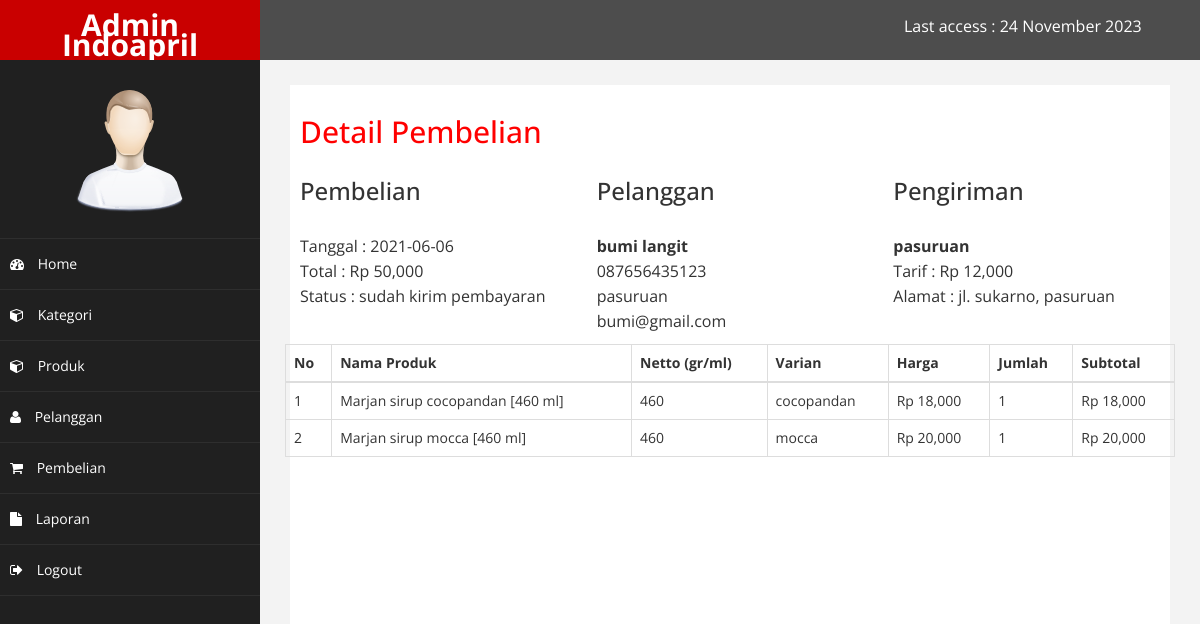
/admin/index.php?halaman=detail_pembelian&id=26 (signed in), run on the app's committed database.
### tables this page shows
CREATE TABLE IF NOT EXISTS `pembelian` (
  `id_pembelian` int(11) NOT NULL AUTO_INCREMENT,
  `id_pelanggan` int(11) DEFAULT NULL,
  `alamat` text,
  `tanggal_pembelian` date DEFAULT NULL,
  `total_pembelian` int(11) DEFAULT NULL,
  `id_ongkir` int(11) DEFAULT NULL,
  `id_pengiriman` int(11) DEFAULT NULL,
  `nama_kota` varchar(100) DEFAULT NULL,
  `tarif` int(11) DEFAULT NULL,
  `status_pembelian` varchar(100) DEFAULT 'pending',
  `resi_pengiriman` varchar(50) DEFAULT NULL,
  PRIMARY KEY (`id_pembelian`),
  KEY `id_pelanggan` (`id_pelanggan`),
  KEY `id_ongkir` (`id_ongkir`),
  KEY `id_pengiriman` (`id_pengiriman`),
  CONSTRAINT `FK1_pelanggan` FOREIGN KEY (`id_pelanggan`) REFERENCES `pelanggan` (`id_pelanggan`),
  CONSTRAINT `FK2_ongkir` FOREIGN KEY (`id_ongkir`) REFERENCES `ongkir` (`id_ongkir`),
  CONSTRAINT `FK4_pengiriman` FOREIGN KEY (`id_pengiriman`) REFERENCES `pengiriman` (`id_pengiriman`)
);

CREATE TABLE IF NOT EXISTS `pelanggan` (
  `id_pelanggan` int(11) NOT NULL AUTO_INCREMENT,
  `username` varchar(50) DEFAULT NULL,
  `password` varchar(50) DEFAULT NULL,
  `nama_lengkap` varchar(100) DEFAULT NULL,
  `email` varchar(50) DEFAULT NULL,
  `kontak` varchar(50) DEFAULT NULL,
  `alamat_pelanggan` text,
  PRIMARY KEY (`id_pelanggan`)
);

CREATE TABLE IF NOT EXISTS `pembelian_produk` (
  `id_pembelian_produk` int(11) NOT NULL AUTO_INCREMENT,
  `id_pembelian` int(11) DEFAULT NULL,
  `id_produk` int(11) DEFAULT NULL,
  `jumlah` int(11) DEFAULT NULL,
  `nama_produk` varchar(100) DEFAULT NULL,
  `harga_produk` int(11) DEFAULT NULL,
  `netto_produk` int(11) DEFAULT NULL,
  `varian` varchar(100) DEFAULT NULL,
  `expired` date DEFAULT NULL,
  `subberat` int(11) DEFAULT NULL,
  `subharga` int(11) DEFAULT NULL,
  PRIMARY KEY (`id_pembelian_produk`),
  KEY `id_pembelian` (`id_pembelian`),
  KEY `id_produk` (`id_produk`),
  CONSTRAINT `FK1_pembelian` FOREIGN KEY (`id_pembelian`) REFERENCES `pembelian` (`id_pembelian`),
  CONSTRAINT `FK2_produk` FOREIGN KEY (`id_produk`) REFERENCES `produk` (`id_produk`)
);

CREATE TABLE IF NOT EXISTS `produk` (
  `id_produk` int(11) NOT NULL AUTO_INCREMENT,
  `nama_produk` varchar(100) DEFAULT NULL,
  `harga_produk` int(11) DEFAULT NULL,
  `netto_produk` int(11) DEFAULT NULL,
  `varian` varchar(50) DEFAULT NULL,
  `expired` date DEFAULT NULL,
  `stok` int(11) DEFAULT NULL,
  `foto_produk` varchar(50) DEFAULT NULL,
  `deskripsi_produk` text,
  `id_kategori` int(11) DEFAULT NULL,
  PRIMARY KEY (`id_produk`),
  KEY `id_kategori` (`id_kategori`),
  CONSTRAINT `FK1_kategori` FOREIGN KEY (`id_kategori`) REFERENCES `kategori` (`id_kategori`)
);

### admin/detail_pembelian.php (the view)
<h2>Detail Pembelian</h2>
<?php
$ambil = $koneksi->query("SELECT * FROM pembelian JOIN pelanggan ON pembelian.id_pelanggan = pelanggan.id_pelanggan where pembelian.id_pembelian='$_GET[id]' ");
$detail = $ambil->fetch_assoc();
?>
<div class="row">
	<div class="col-md-4">
		<h3>Pembelian</h3>
		<p>
			Tanggal : <?php echo $detail['tanggal_pembelian']; ?> <br>
			Total : Rp <?php echo number_format($detail['total_pembelian']); ?><br>
			Status : <?php echo $detail['status_pembelian']; ?>
		</p>
	</div>
	<div class="col-md-4">
		<h3>Pelanggan</h3>
		<p>
			<strong><?php echo $detail['nama_lengkap']; ?></strong><br>
			<?php echo $detail['kontak']; ?> <br>
			<?php echo $detail['alamat_pelanggan']; ?> <br>
			<?php echo $detail['email']; ?>
		</p>
	</div>
	<div class="col-md-4">
		<h3>Pengiriman</h3>
		<p>
			<strong><?php echo $detail['nama_kota']; ?></strong><br>
			Tarif : Rp <?php echo number_format($detail['tarif']); ?><br>
			Alamat : <?php echo $detail['alamat']; ?>
		</p>
</div>
<br>
<table class="table table-bordered">
	<thead>
		<tr>
			<th>No</th>
			<th>Nama Produk</th>
			<th>Netto (gr/ml)</th>
			<th>Varian</th>
			<th>Harga</th>
			<th>Jumlah</th>
			<th>Subtotal</th>
		</tr>
	</thead>
	<tbody>
		<?php
		$ambil = $koneksi->query("SELECT * FROM pembelian_produk JOIN  produk ON pembelian_produk.id_produk = produk.id_produk where pembelian_produk.id_pembelian='$_GET[id]'");
		$no = 1;
		?>
		<?php
		while($pecah = $ambil->fetch_assoc()) { ?>
		<tr>
			<td><?php echo $no++; ?></td>
			<td><?php echo $pecah['nama_produk']; ?></td>
			<td><?php echo $pecah['netto_produk']; ?></td>
			<td><?php echo $pecah['varian']; ?></td>
			<td>Rp <?php echo number_format($pecah['harga_produk']); ?></td>
			<td><?php echo $pecah['jumlah']; ?></td>
			<td>
				Rp <?php echo number_format($pecah['harga_produk']*$pecah['jumlah']); ?>
			</td>
		</tr>
	<?php } ?>
	</tbody>
</table>

### admin/assets/css/custom.css (style rules this page uses)
body { font-family: 'Open Sans', sans-serif; }
h2 { color: #f00; }
p { font-size:16px; line-height:25px; padding-top:20px; }

### data on the page
pembelian: tanggal_pembelian "2021-06-06", total_pembelian "50,000", status_pembelian "sudah kirim pembayaran", id_pelanggan.nama_lengkap "bumi langit", id_pelanggan.kontak "087656435123", id_pelanggan.alamat_pelanggan "pasuruan", id_pelanggan.email "bumi@gmail.com", nama_kota "pasuruan", tarif "12,000", alamat "jl. sukarno, pasuruan"
pembelian_produk: id_produk.nama_produk "Marjan sirup cocopandan [460 ml]", id_produk.netto_produk "460", id_produk.varian "cocopandan", id_produk.harga_produk "18,000", jumlah "1", $pecah['harga_produk']*$pecah['jumlah'] "18,000"
pembelian_produk: id_produk.nama_produk "Marjan sirup mocca [460 ml]", id_produk.netto_produk "460", id_produk.varian "mocca", id_produk.harga_produk "20,000", jumlah "1", $pecah['harga_produk']*$pecah['jumlah'] "20,000"
